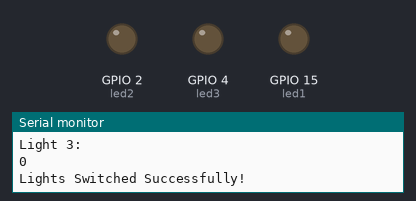
This program was run on a simulated ESP32. Parts: output pins drawn as LEDs (lit = HIGH), the last lines printed to the serial monitor. WiFi joins after 1.5 s; servers stay silent unless stated; uploads are accepted with an empty reply; not simulated (calls return 0 or success): env.h.

Above: at 2.6 s.
At 7.0 s:
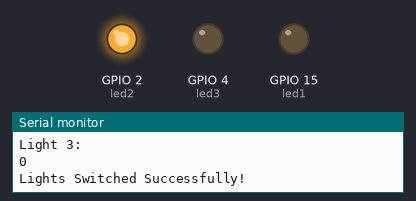
At 9.2 s:
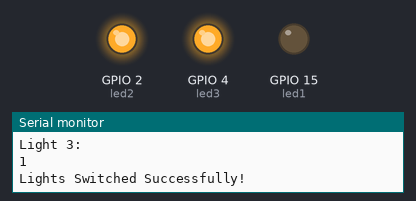
At 11.4 s:
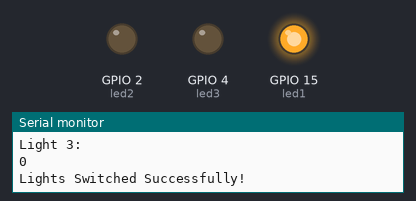
At 15.9 s:
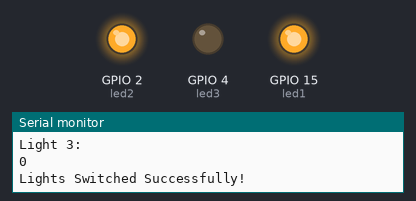
At 22.6 s:
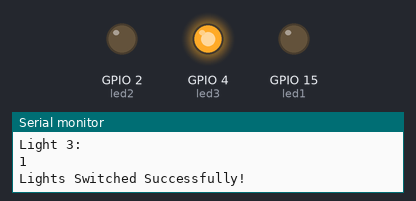
Timing chart, 0 to 24.6 s (numbered marks = the images above):
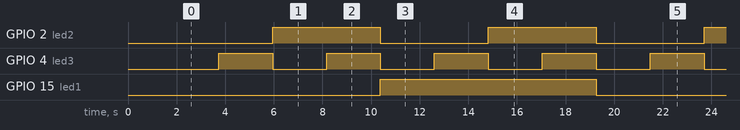

The program:

main.cpp
```cpp
#include <Arduino.h>
#include <WiFi.h>
#include <HTTPClient.h>
#include <ArduinoJson.h>
#include "env.h"

const char* endpoint = API_URL;


const int led1 = 15;
const int led2 = 2;
const int led3 = 4;
int i=0;
bool ledstate[8][3]= {  {false,false,false},
                        {false,false,true},
                        {false,true,false},
                        {false,true,true},
                        {true,false,false},
                        {true,false,true},
                        {true,true,false},
                        {true,true,true}};

void setup() {
  Serial.begin(9600);
  pinMode(led1, OUTPUT);
  pinMode(led2, OUTPUT);
  pinMode(led3, OUTPUT);
  WiFi.begin(WIFI_SSID, WIFI_PASS);

  Serial.println("Connecting");
  while(WiFi.status() != WL_CONNECTED) {
    delay(500);
    Serial.print(".");
  }
  Serial.println("The Bluetooth Device is Ready to Pair");
  Serial.println("Connected @");
  Serial.print(WiFi.localIP());
}


void loop() {
  for(i=0;i<8;i++){
      //LED States set before PUT
      digitalWrite(led1,ledstate[i][0]);
      digitalWrite(led2,ledstate[i][1]);
      digitalWrite(led3,ledstate[i][2]);

  //PUT Request
  if(WiFi.status()== WL_CONNECTED){
    HTTPClient http;
    String http_response;
    String route = endpoint;
    http.begin(route);
    http.addHeader("X-API-Key", API_KEY);
    http.addHeader("Content-Type", "application/json");

    StaticJsonDocument<1024> doc; // Empty JSONDocument
    String httpRequestData; // Emtpy string to be used to store HTTP request data string

    doc["light_switch_1"]=ledstate[i][0];
    doc["light_switch_2"]=ledstate[i][1];
    doc["light_switch_3"]=ledstate[i][2];
    serializeJson(doc, httpRequestData);

    int httpResponseCode = http.PUT(httpRequestData);


    if (httpResponseCode>0) {
        Serial.print("Response:");
        Serial.print(httpResponseCode);
        http_response = http.getString();
        Serial.println(http_response);}

    else {
        Serial.print("Error: ");
        Serial.println(httpResponseCode);}

      http.end();

      //Serial Checks
      Serial.println("Light 1:");
      Serial.println(ledstate[i][0]);
      Serial.println("Light 2:");
      Serial.println(ledstate[i][1]);
      Serial.println("Light 3:");
      Serial.println(ledstate[i][2]);

      Serial.println("Lights Switched Successfully!");
      delay(2000);
  }
  else {Serial.println("Not Connected");}

  }

}
```

Measured:
- by itself, GPIO 2 (led2): alternates HIGH for 4.4 s and LOW for 4.4 s
- by itself, GPIO 4 (led3): alternates HIGH for 2.2 s and LOW for 2.2 s
- by itself, GPIO 15 (led1): alternates HIGH for 8.9 s and LOW for 8.9 s
